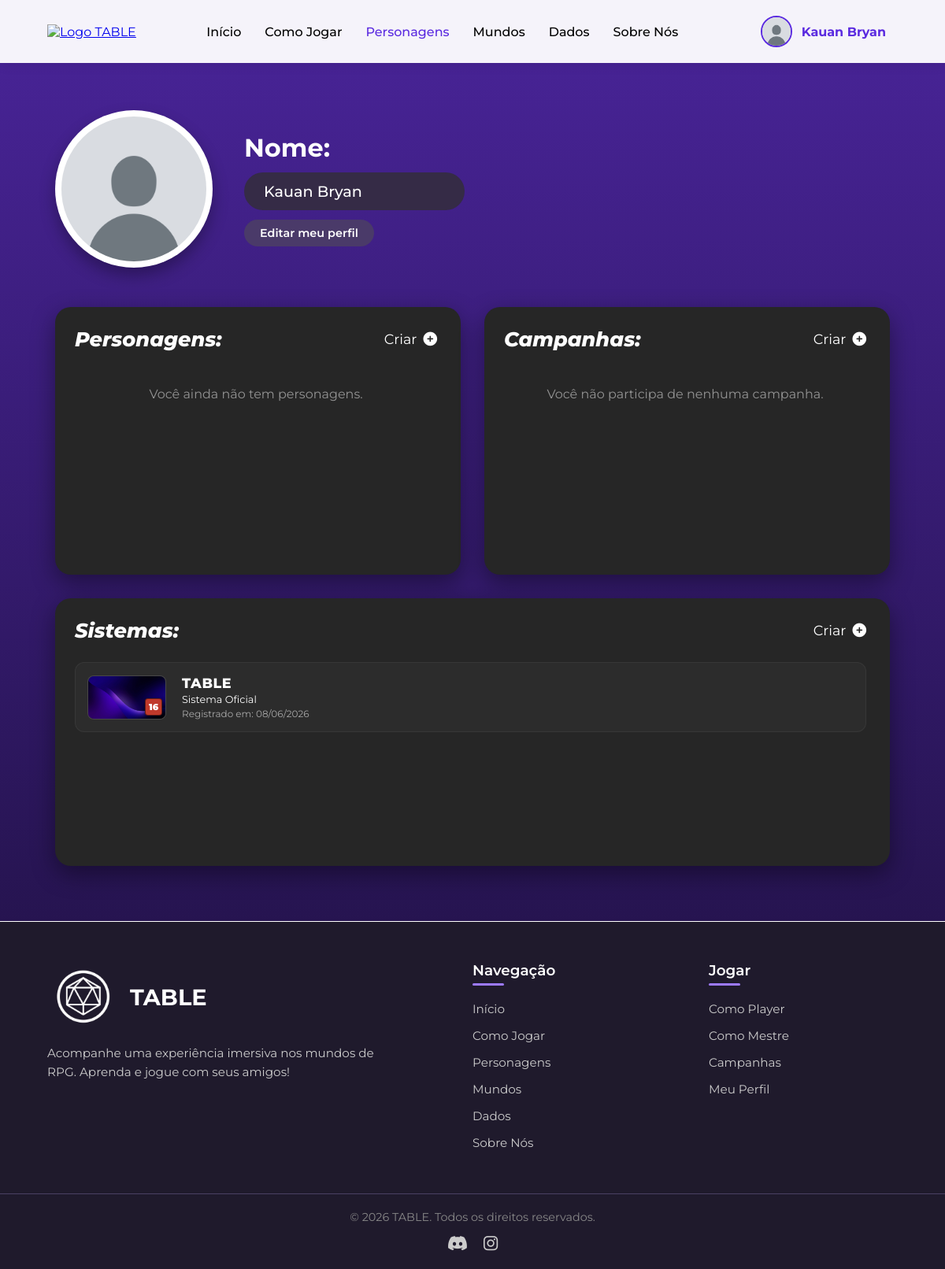
The app's page /pages/perfil.php (signed in) with its own data.
### tables this page shows
CREATE TABLE tb_usuario (
    id_usuario      INT            NOT NULL AUTO_INCREMENT,
    nm_exibicao     VARCHAR(70)    DEFAULT NULL,        
    nm_usuario      VARCHAR(70)    NOT NULL,            
    ds_email        VARCHAR(100)   NOT NULL,
    ds_senha        VARCHAR(255)   NOT NULL,            
    dt_nascimento   DATE           DEFAULT NULL,
    tp_cargo        ENUM('jogador','mestre','admin') NOT NULL DEFAULT 'jogador',
    ds_foto         VARCHAR(300)   NOT NULL DEFAULT '../img/uploads/perfil/avatar1.png',
    ds_bio          VARCHAR(500)   DEFAULT NULL,
    dt_cadastro     DATETIME       NOT NULL DEFAULT CURRENT_TIMESTAMP,
    dt_atualizacao  DATETIME       DEFAULT NULL ON UPDATE CURRENT_TIMESTAMP,
    fl_ativo        TINYINT(1)     NOT NULL DEFAULT 1,  
    fl_plano_mapas  TINYINT(1)     NOT NULL DEFAULT 0,
    fl_plano_sistemas TINYINT(1)   NOT NULL DEFAULT 0,
    fl_plano_completo TINYINT(1)   NOT NULL DEFAULT 0,
    dt_desistencia_mestre DATETIME DEFAULT NULL,
    CONSTRAINT pk_usuario PRIMARY KEY (id_usuario),
    CONSTRAINT uq_usuario_email UNIQUE (ds_email)
);

CREATE TABLE tb_sistema (
    id_sistema          INT          NOT NULL AUTO_INCREMENT,
    id_usuario_criador  INT          DEFAULT NULL,
    nm_sistema          VARCHAR(100) NOT NULL,
    ds_descricao        VARCHAR(1000) DEFAULT NULL,
    ds_imagem           VARCHAR(300)  DEFAULT NULL,
    ds_background       VARCHAR(300)  DEFAULT NULL,
    tp_classificacao    VARCHAR(5)   DEFAULT 'L',
    dt_cadastro         DATETIME     NOT NULL DEFAULT CURRENT_TIMESTAMP,
    fl_importado        TINYINT(1)   NOT NULL DEFAULT 0,
    id_sistema_original INT          DEFAULT NULL,
    CONSTRAINT pk_sistema PRIMARY KEY (id_sistema),
    CONSTRAINT fk_sistema_usuario FOREIGN KEY (id_usuario_criador)
        REFERENCES tb_usuario (id_usuario) ON DELETE SET NULL,
    CONSTRAINT fk_sistema_original FOREIGN KEY (id_sistema_original)
        REFERENCES tb_sistema (id_sistema) ON DELETE SET NULL
);

### pages/perfil.php (the view, shortened to what this page needs)
<?php
    $pdo = Database::getConexao();
    $stmt = $pdo->prepare("SELECT * FROM tb_usuario WHERE id_usuario = ?");
    $stmt->execute([$_SESSION['usuario']['id']]);
    $userCompleto = $stmt->fetch();
    $idadeUsuario = 0;
    if (!empty($userCompleto['dt_nascimento'])) {
        $hoje = new DateTime();
        $nasc = new DateTime($userCompleto['dt_nascimento']);
        $idadeUsuario = $hoje->diff($nasc)->y;
    }
    $possuiPlanoSistemas = (isset($userCompleto['fl_plano_sistemas']) && (int)$userCompleto['fl_plano_sistemas'] === 1) || (isset($userCompleto['fl_plano_completo']) && (int)$userCompleto['fl_plano_completo'] === 1) || ($userCompleto['tp_cargo'] === 'admin');
    function canAccess($classificacao, $idade) {
        $idx = (int)$classificacao;
        return $idade >= $idx;
    }
    function getClassStyle($class) {
        switch($class) {
            case '16': return ['cor' => '#c0392b', 'label' => '16'];
        }
    }
    $usuarioAtivo = $_SESSION['usuario'];
    $cargoUsuario = strtolower($usuarioAtivo['cargo'] ?? 'jogador');
    $isMestreOuAdmin = ($cargoUsuario === 'mestre' || $cargoUsuario === 'admin' || strtolower($userCompleto['tp_cargo'] ?? '') === 'admin' || strtolower($userCompleto['tp_cargo'] ?? '') === 'mestre');
    $classeLayout = ($isMestreOuAdmin) ? 'grid-mestre' : 'grid-jogador';
    $fotoUsuario = (!empty($usuarioAtivo['foto']) && realpath(__DIR__ . '/' . $usuarioAtivo['foto']) !== false) ? $usuarioAtivo['foto'] : '../img/uploads/perfil/avatar1.png';
    $fotoNavbar = $fotoUsuario;
    try {
        $pdo = Database::getConexao();
        $stmt = $pdo->prepare("
            SELECT p.*, c.nm_classe, s.nm_sistema
            FROM tb_personagem p
            LEFT JOIN tb_personagem_classe pc ON p.id_personagem = pc.id_personagem
            LEFT JOIN tb_classe c ON pc.id_classe = c.id_classe
            LEFT JOIN tb_sistema s ON p.id_sistema = s.id_sistema
            WHERE p.id_usuario = ? AND p.fl_ativo = 1
            ORDER BY p.dt_criacao DESC
        ");
        $stmt->execute([$usuarioAtivo['id']]);
        $personagens = $stmt->fetchAll();
        $stmt = $pdo->prepare("
            SELECT c.id_campanha, c.nm_campanha, c.ds_imagem, c.dt_criacao, c.id_usuario_mestre, s.nm_sistema
            FROM tb_campanha c
            INNER JOIN tb_campanha_usuario cu ON c.id_campanha = cu.id_campanha
            LEFT JOIN tb_sistema s ON c.id_sistema = s.id_sistema
            WHERE cu.id_usuario = ? AND c.fl_ativa = 1
            ORDER BY c.dt_criacao DESC
        ");
        $stmt->execute([$usuarioAtivo['id']]);
        $campanhas = $stmt->fetchAll();
        $stmt = $pdo->prepare("
            SELECT s.*, u.nm_usuario as criador_nome, u.tp_cargo as criador_cargo
            FROM tb_sistema s
            LEFT JOIN tb_usuario u ON s.id_usuario_criador = u.id_usuario
            WHERE (s.id_usuario_criador = ? OR s.id_usuario_criador IS NULL OR u.tp_cargo = 'admin' OR s.id_sistema IN (SELECT id_sistema FROM tb_usuario_sistema WHERE id_usuario = ?))
            AND NOT (s.nm_sistema = 'Ordem Paranormal' AND s.fl_importado = 1)
            ORDER BY
                CASE
                    WHEN s.id_usuario_criador IS NULL OR u.tp_cargo = 'admin' OR u.nm_usuario = 'Kauan Bryan' THEN 0
                    ELSE 1
                END ASC,
                CASE
                    WHEN s.id_usuario_criador IS NULL OR u.tp_cargo = 'admin' OR u.nm_usuario = 'Kauan Bryan' THEN s.nm_sistema
                    ELSE NULL
                END ASC,
                s.dt_cadastro DESC
        ");
        $stmt->execute([$usuarioAtivo['id'], $usuarioAtivo['id']]);
        $sistemas = $stmt->fetchAll();
    } catch (Exception $e) {
        $personagens = [];
        $campanhas = [];
        $sistemas = [];
    }
?>
<!DOCTYPE html>
<html lang="pt-BR">
<head>
    <link rel="stylesheet" href="https://cdnjs.cloudflare.com/ajax/libs/font-awesome/6.5.2/css/all.min.css">
    <link rel="stylesheet" href="../css/nav-footer.css">
    <link rel="stylesheet" href="../css/perfil.css?v=3.0">
    <link rel="stylesheet" href="../css/table-modal.css">
</head>
<body class="pagina-perfil">
<header>
    <div class="logotipo">
        <a href="index.php"><img src="../img/logo_horizontal1.png" alt="Logo TABLE"></a>
    </div>
    <nav id="nav-menu">
        <ul>
            <li><a href="index.php">Início</a></li>
            <li><a href="cm-jogar.php">Como Jogar</a></li>
            <li><a href="<?php echo isset($_SESSION['usuario']) ? 'perfil.php' : 'login.php'; ?>">Personagens</a>
            </li>
            <li><a href="<?= isset($_SESSION['usuario']['cargo']) && in_array(strtolower($_SESSION['usuario']['cargo']), ['mestre','admin']) ? 'criar-mapa.php' : 'editar-perfil.php?abrir_mestre=1'; ?>">Mundos</a></li>
            <li><a href="rolagem-de-dados.php">Dados</a></li>
            <li><a href="sobre-nos.php">Sobre Nós</a></li>
        </ul>
    </nav>
    <?php if (isset($_SESSION['usuario'])): ?>
        <div class="usuario-logado-nav desktop-only" id="nav-logado" onclick="window.location.href='perfil.php'"
            title="Ir para o Perfil">
            <img src="<?= htmlspecialchars($fotoNavbar) ?>"
                alt="Avatar Navbar" class="avatar-nav">
            <span class="nome-nav"><?= htmlspecialchars($_SESSION['usuario']['nome']) ?></span>
        </div>
    <?php endif; ?>
</header>
    <main class="perfil-container">
        <section class="perfil-header">
            <div class="perfil-avatar-wrapper">
                <img src="<?= $fotoUsuario ?>" alt="Avatar" class="perfil-avatar">
            </div>
            <div class="perfil-info">
                <h1>Nome:</h1>
                <div class="perfil-nome-box">
                    <?= htmlspecialchars($_SESSION['usuario']['nome']) ?>
                </div>
                <a href="editar-perfil.php" class="btn-editar-perfil" style="text-decoration: none; text-align: center;">Editar meu perfil</a>
            </div>
        </section>
        <section id="grid-paineis" class="grid-layout <?= $classeLayout ?>">
            <div class="painel-dark" id="painel-personagens">
                <div class="painel-header">
                    <h2>Personagens:</h2>
                    <button class="btn-criar" onclick="window.location.href='criar-personagem.php'">Criar <i class="fas fa-plus-circle"></i></button>
                </div>
                <div class="painel-body scroller">
                    <?php if (empty($personagens)): ?>
                        <p style="text-align: center; color: rgba(255,255,255,0.5); padding: 20px;">Você ainda não tem personagens.</p>
                    <?php endif; ?>
                </div>
            </div>
            <div class="painel-dark" id="painel-campanhas">
                <div class="painel-header">
                    <h2>Campanhas:</h2>
                    <button class="btn-criar btn-criar-mestre" <?php if (!$isMestreOuAdmin) echo 'style="display: none;"'; ?> onclick="window.location.href='criar-campanha.php'">Criar <i class="fas fa-plus-circle"></i></button>
                </div>
                <div class="painel-body scroller">
                    <?php if (empty($campanhas)): ?>
                        <p style="text-align: center; color: rgba(255,255,255,0.5); padding: 20px;">Você não participa de nenhuma campanha.</p>
                    <?php endif; ?>
                </div>
            </div>
            <div class="painel-dark" id="painel-sistemas" <?php if (!$isMestreOuAdmin) echo 'style="display: none;"'; ?>>
                <div class="painel-header">
                    <h2>Sistemas:</h2>
                    <?php if ($possuiPlanoSistemas): ?>
                        <button class="btn-criar" onclick="window.location.href='criar-sistema.php'">Criar <i class="fas fa-plus-circle"></i></button>
                    <?php else: ?>
                        <button class="btn-criar" onclick="window.location.href='planos.php?aviso=sistemas'" style="opacity: 0.6;" title="Desbloqueie o Plano de Sistemas para criar seus próprios universos!"><i class="fas fa-lock"></i> Criar</button>
                    <?php endif; ?>
                </div>
                <div class="painel-body scroller">
                    <?php if (empty($sistemas)): ?>
                        <p style="text-align: center; color: rgba(255,255,255,0.5); padding: 20px;">Nenhum sistema cadastrado.</p>
                    <?php else: ?>
                        <?php foreach ($sistemas as $s):
                            $bloqueado = !canAccess($s['tp_classificacao'], $idadeUsuario);
                            $classStyle = getClassStyle($s['tp_classificacao']);
                        ?>
                            <div class="lista-item <?= $bloqueado ? 'sistema-bloqueado' : '' ?>"
                                 <?php if (!$bloqueado): ?>onclick="window.location.href='exibir-sistema.php?id=<?= $s['id_sistema'] ?>'"<?php endif; ?>
                                 style="cursor: <?= $bloqueado ? 'not-allowed' : 'pointer' ?>; position: relative;">
                                <div class="item-avatar">
                                    <img src="<?= !empty($s['ds_imagem']) ? $s['ds_imagem'] : '../img/logo_icone.png' ?>" alt="Sistema">
                                    <span class="badget-classificacao" style="background: <?= $classStyle['cor'] ?>;"><?= $classStyle['label'] ?></span>
                                </div>
                                <div class="item-dados">
                                    <h3><?= htmlspecialchars($s['nm_sistema']) ?></h3>
                                    <p><?= (empty($s['id_usuario_criador']) || (isset($s['criador_cargo']) && strtolower($s['criador_cargo']) === 'admin') || (isset($s['criador_nome']) && $s['criador_nome'] === 'Kauan Bryan')) ? "Sistema Oficial" : "Sistema criado por: " . htmlspecialchars($s['criador_nome'] ?? 'TABLE') ?></p>
                                    <span>Registrado em: <?= date('d/m/Y', strtotime($s['dt_cadastro'])) ?></span>
                                </div>
                            </div>
                        <?php endforeach; ?>
                    <?php endif; ?>
                </div>
            </div>
        </section>
    </main>
<footer class="rodape-principal">
    <div class="rodape-conteudo">
        <div class="rodape-logo-area">
            <div class="rodape-marca">
                <img src="../img/logo_branco.png" alt="Logo TABLE">
                <span>TABLE</span>
            </div>
            <p>Acompanhe uma experiência imersiva nos mundos de RPG. Aprenda e jogue com seus amigos!</p>
        </div>
        <div class="rodape-links">
            <h4>Navegação</h4>
            <ul>
                <li><a href="index.php">Início</a></li>
                <li><a href="cm-jogar.php" class="ativo">Como Jogar</a></li>
                <li><a href="<?php echo isset($_SESSION['usuario']) ? 'perfil.php' : 'login.php'; ?>">Personagens</a>
                </li>
                <li><a href="<?= isset($_SESSION['usuario']['cargo']) && in_array(strtolower($_SESSION['usuario']['cargo']), ['mestre','admin']) ? 'criar-mapa.php' : 'editar-perfil.php?abrir_mestre=1'; ?>">Mundos</a></li>
                <li><a href="rolagem-de-dados.php">Dados</a></li>
                <li><a href="sobre-nos.php">Sobre Nós</a></li>
            </ul>
        </div>
        <div class="rodape-links">
            <h4>Jogar</h4>
            <ul>
                <li><a href="cm-jogador.php">Como Player</a></li>
                <li><a href="cm-mestre.php">Como Mestre</a></li>
                <li><a href="<?php echo isset($_SESSION['usuario']) ? 'perfil.php' : 'login.php'; ?>">Campanhas</a></li>
                <li><a href="<?php echo isset($_SESSION['usuario']) ? 'perfil.php' : 'login.php'; ?>">Meu Perfil</a>
                </li>
            </ul>
        </div>
    </div>
    <div class="rodape-inferior">
        <p>© 2026 TABLE. Todos os direitos reservados.</p>
        <div class="redes-sociais">
            <a href="#"><i class="fa-brands fa-discord"></i></a>
            <a href="#"><i class="fa-brands fa-instagram"></i></a>
        </div>
    </div>
</footer>
</body>
</html>

### records on screen
tb_usuario: ds_foto (picture)
tb_sistema: ds_imagem (picture), tp_classificacao "16", nm_sistema "TABLE", shows "Sistema Oficial", dt_cadastro "08/06/2026"

### other values on screen
$_SESSION['usuario']['nome'] "Kauan Bryan"
